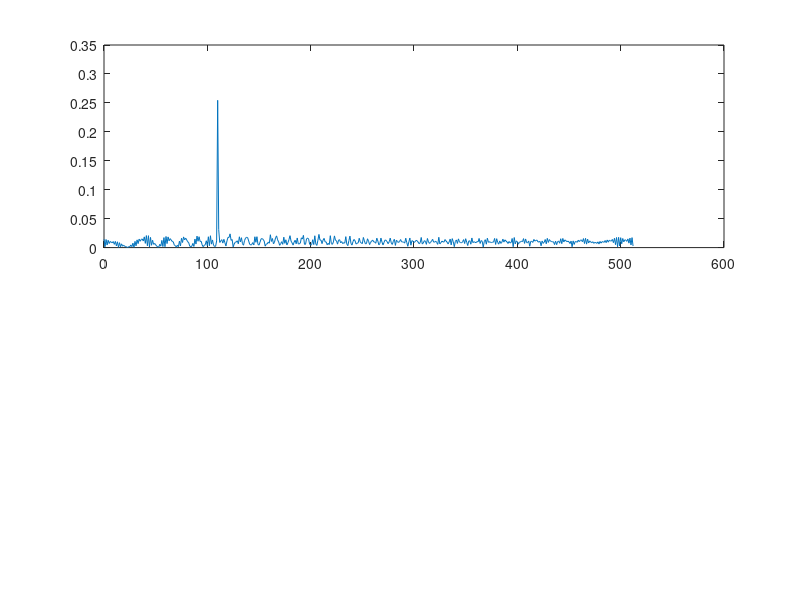
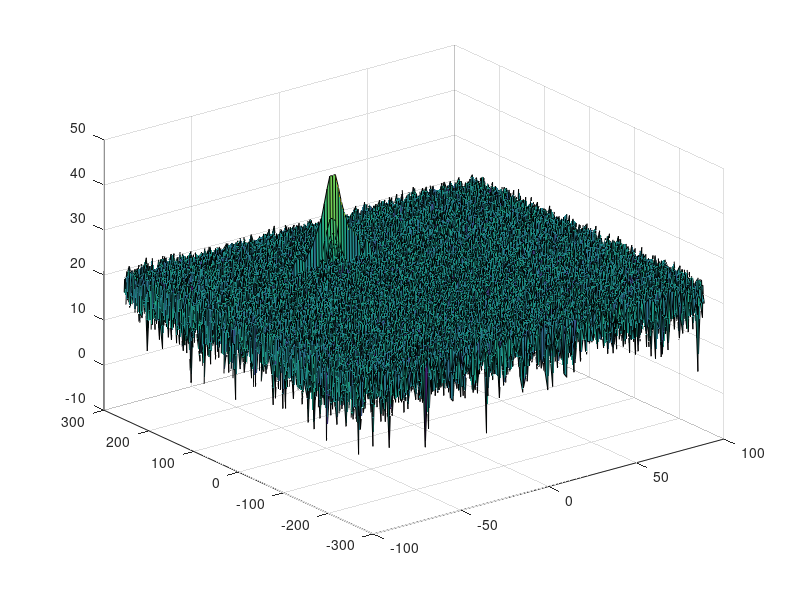
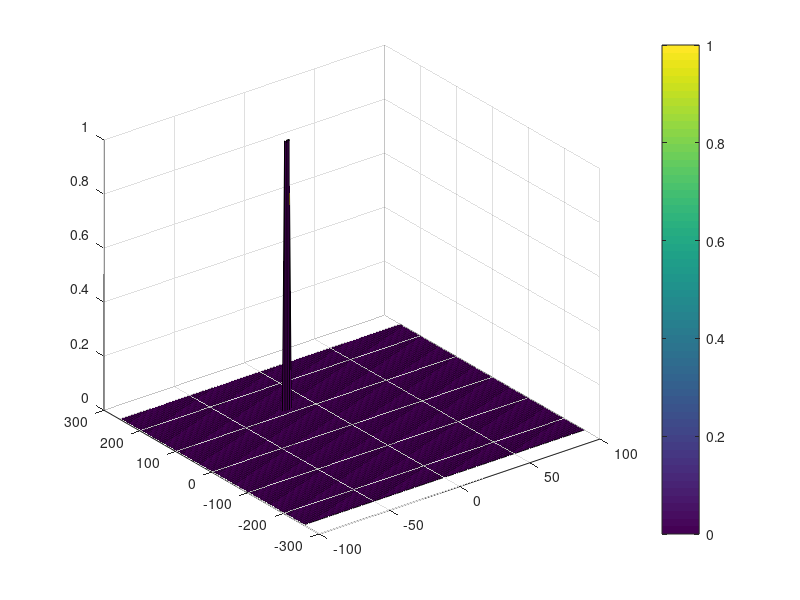

MATLAB code for these plots, in order:
clear all
clc;

%% Radar Specifications 
%%%%%%%%%%%%%%%%%%%%%%%%%%%
% Frequency of operation = 77GHz
% Max Range = 200m
% Range Resolution = 1 m
% Max Velocity = 100 m/s
%%%%%%%%%%%%%%%%%%%%%%%%%%%

%speed of light = 3e8
%% User Defined Range and Velocity of target
% *%TODO* :
% define the target's initial position and velocity. Note : Velocity
% remains contant
R = 110; % Range of target
v = -20; % velocity of target (running away) [-70->+70]
c = 3e8; % speed of light


%% FMCW Waveform Generation

% *%TODO* : Done
%Design the FMCW waveform by giving the specs of each of its parameters.
% Calculate the Bandwidth (B), Chirp Time (Tchirp) and Slope (slope) of the FMCW
% chirp using the requirements above.


%Operating carrier frequency of Radar 
fc= 77e9;             %carrier freq
rangeRes = 1;         %range resolution
Rmax = 200;           %max detectable range
B = c / (2*rangeRes); %Chirp Bandwidth, Bsweep
Tchirp = 5.5 *  2 * Rmax / c;
slope = B / Tchirp;
                                                          
%The number of chirps in one sequence. Its ideal to have 2^ value for the ease of running the FFT
%for Doppler Estimation. 
Nd=128;                   % #of doppler cells OR #of sent periods % number of chirps

%The number of samples on each chirp. 
Nr=1024;                  %for length of time OR # of range cells

% Timestamp for running the displacement scenario for every sample on each
% chirp
t=linspace(0,Nd*Tchirp,Nr*Nd); %total time for samples

display(t);

%Creating the vectors for Tx, Rx and Mix based on the total samples input.
Tx=zeros(1,length(t)); %transmitted signal
Rx=zeros(1,length(t)); %received signal
Mix = zeros(1,length(t)); %beat signal

%Similar vectors for range_covered and time delay.
r_t=zeros(1,length(t));
td=zeros(1,length(t));


%% Signal generation and Moving Target simulation
% Running the radar scenario over the time.

for i=1:length(t)
    
    
    % *%TODO* :
    %For each time stamp update the Range of the Target for constant velocity. 
    r_t(i) = (R + t(i) * v);
    
    % Time delay is amount of time needed for the electromagnetic wave
    % to reach the target, reflect back and be received by the receiver
    % since speed of electromagnetic wave is speed of causality (aka light),
    % doubling the amount of time for the wave to reach the target is
    % enough
    td(i) = 2 * r_t(i) / c;
    
    % *%TODO* :
    %For each time sample we need update the transmitted and
    %received signal. 
    Tx(i) = cos(2 * pi * (fc * t(i) + slope * (t(i)^2) / 2));
    Rx(i) = cos(2 * pi * (fc * (t(i) - td(i)) + slope * ((t(i) - td(i))^2) / 2));
    
    % *%TODO* :
    %Now by mixing the Transmit and Receive generate the beat signal
    %This is done by element wise matrix multiplication of Transmit and
    %Receiver Signal
    % NOTE: No need to do it inside loop, once Tx and Rx are both
    % accomodated, we can simply do Tx .* Rx after loop ends.
end
Mix = Tx .* Rx;

%% RANGE MEASUREMENT


 % *%TODO* :
%reshape the vector into Nr*Nd array. Nr and Nd here would also define the size of
%Range and Doppler FFT respectively.
Mix = reshape(Mix, [Nr, Nd]);

 % *%TODO* :
%run the FFT on the beat signal along the range bins dimension (Nr) and
%normalize.
fft_mix = fft(Mix) / Nr;

 % *%TODO* :
% Take the absolute value of FFT output
fft_mix = abs(fft_mix);

 % *%TODO* :
% Output of FFT is double sided signal, but we are interested in only one side of the spectrum.
% Hence we throw out half of the samples.
fft_mix = fft_mix(1 : Nr/2 + 1);


%plotting the range
figure ('Name','Range from First FFT');
subplot(2,1,1);

 % *%TODO* :
 % plot FFT output
 % Sampling frequency is Nr * Nd
f = (0:(Nr/2));
axis ([0 200 0 1]);
plot(f, fft_mix);




%% RANGE DOPPLER RESPONSE
% The 2D FFT implementation is already provided here. This will run a 2DFFT
% on the mixed signal (beat signal) output and generate a range doppler
% map.You will implement CFAR on the generated RDM


% Range Doppler Map Generation.

% The output of the 2D FFT is an image that has reponse in the range and
% doppler FFT bins. So, it is important to convert the axis from bin sizes
% to range and doppler based on their Max values.

Mix=reshape(Mix,[Nr,Nd]);

% 2D FFT using the FFT size for both dimensions.
sig_fft2 = fft2(Mix,Nr,Nd);

% Taking just one side of signal from Range dimension.
sig_fft2 = sig_fft2(1:Nr/2,1:Nd);
sig_fft2 = fftshift (sig_fft2);
RDM = abs(sig_fft2);
RDM = 10*log10(RDM);

%use the surf function to plot the output of 2DFFT and to show axis in both
%dimensions
doppler_axis = linspace(-100,100,Nd);
range_axis = linspace(-200,200,Nr/2)*((Nr/2)/400);
figure,surf(doppler_axis,range_axis,RDM);

%% CFAR implementation

%Slide Window through the complete Range Doppler Map

% *%TODO* :
%Select the number of Training Cells in both the dimensions.
Tr = 12; % band in range dimension
Td = 3; % band in doppler dimension

% *%TODO* :
%Select the number of Guard Cells in both dimensions around the Cell under 
%test (CUT) for accurate estimation
Gr = 4; % band in range dimension
Gd = 1; % band in doppler dimension

% *%TODO* :
% offset the threshold by SNR value in dB
offset = 21;

% Total number of training and guard cells
%           range side of rectangle    doppler side of rect    rect covering guards and a target
numTraining = (2 * Tr + 2 * Gr + 1) * (2 * Td + 2 * Gd + 1) - (2 * Gr + 1) * (2 * Gd + 1);

% *%TODO* :
%Create a vector to store noise_level for each iteration on training cells
CFAR = zeros(size(RDM));


% *%TODO* :
%design a loop such that it slides the CUT across range doppler map by
%giving margins at the edges for Training and Guard Cells.
%For every iteration sum the signal level within all the training
%cells. To sum convert the value from logarithmic to linear using db2pow
%function. Average the summed values for all of the training
%cells used. After averaging convert it back to logarithimic using pow2db.
%Further add the offset to it to determine the threshold. Next, compare the
%signal under CUT with this threshold. If the CUT level > threshold assign
%it a value of 1, else equate it to 0.


   % Use RDM[x,y] as the matrix from the output of 2D FFT for implementing
   % CFAR

% ri -- range index
for ri = Tr+Gr+1:Nr/2-(Gr+Tr)
    % di -- doppler index
    for di = Td+Gd+1:Nd-(Gd+Td)
        % slice within [ri-Tr-Gr:ri+Tr+Gr, di-Td-Gd:di+Td+Gd] includes
        %  - Training Cells, Guarde Cells and 1 target cell
        %  - Taking this slice and 0-ing anything that is not training cell
        %    will allow us to easily sum up all training cells. Since we
        %    know how many training cells we have, finding the mean is
        %    straightforward
        trainingSlice = RDM(ri-Tr-Gr:ri+Tr+Gr, di-Td-Gd:di+Td+Gd);
        
        % anything from [ri-Gr:ri+Gr, di-Gd:di+Gd] is not training cells
        trainingSlice(ri-Gr:ri+Gr, di-Gd:di+Gd) = 0;
        
        % convert from db to power
        trainingSlice = db2pow(trainingSlice);
        
        % find mean of training cells, it's vector of sum of each column
        % elements.
        mean = sum(trainingSlice) / numTraining;
        
        % mean is in power, convert it to db
        mean = pow2db(mean);
        
        % threshold is a little above the mean, so add the offset
        threshold = mean + offset; 

        % check if CUT is above threshold
        if (RDM(ri, di) > threshold)
            CFAR(ri,di) = 1;
        end
    end
end





% *%TODO* :
% The process above will generate a thresholded block, which is smaller 
%than the Range Doppler Map as the CUT cannot be located at the edges of
%matrix. Hence,few cells will not be thresholded. To keep the map size same
% set those values to 0. 
% Note, since the CFAR was defined as a 0 vector, these values are already 0

% *%TODO* :
%display the CFAR output using the Surf function like we did for Range
%Doppler Response output.
figure,surf(doppler_axis,range_axis,CFAR);
colorbar;


 
 